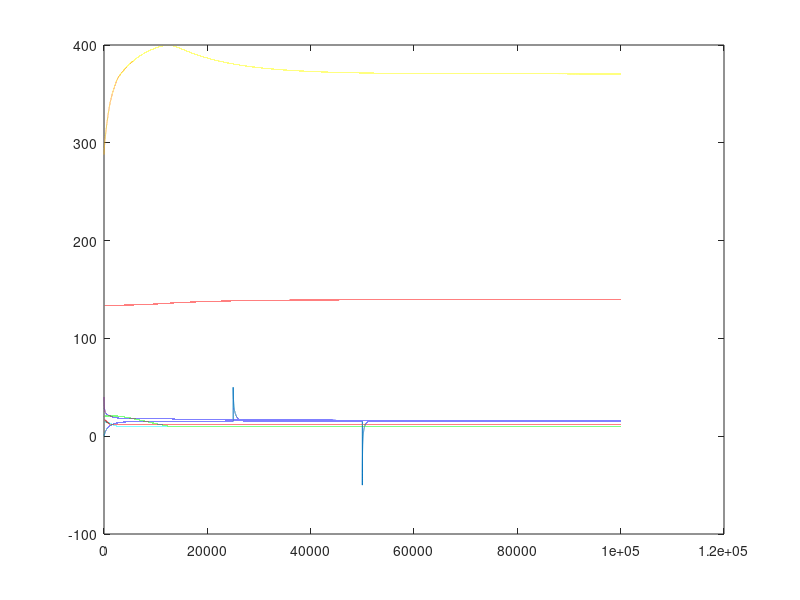

Source code (MATLAB): (Note: this script raises an error after producing the figure.)
clc,clear;

theta=0.005;

N=100000;
dt=0.001;

alpha0(1)=0;
alpha1(1)=0;
alpha2(1)=0;
alpha3(1)=0;
alpha4(1)=0;
alpha5(1)=0;
alpha6(1)=0;

beta0(1)=0;
beta1(1)=0;
beta2(1)=0;
beta3(1)=0;
beta4(1)=0;
beta5(1)=0;
beta6(1)=0;

b0=0;
b1=2;
b2=1.75;
b3=1;
b4=3.25;
b5=3;
b6=3;

c0=0.1;
c1=0.00375;
c2=0.00175;
c3=0.0625;
c4=0.008324;
c5=0.025;
c6=0.025;

Pmin1=50;
Pmin2=100;
Pmin3=15;
Pmin4=10;
Pmin5=10;
Pmin6=12;

Pmax1=200;
Pmax2=400;
Pmax3=50;
Pmax4=35;
Pmax5=30;
Pmax6=40;

P0(1)=0;
P1(1)=133.36;
P2(1)=287.98;
P3(1)=40;
P4(1)=20;
P5(1)=15;
P6(1)=17;


for i=1:N
    if i==N/4
        P0(i)=50;
    end
    if i==N/2
        P0(i)=-50;
    end
    w0(i)=b0+2*c0*P0(i);
    w1(i)=b1+2*c1*P1(i)-theta*(1/(P1(i)-Pmin1)-1/(Pmax1-P1(i)));
    w2(i)=b2+2*c2*P2(i)-theta*(1/(P2(i)-Pmin2)-1/(Pmax2-P2(i)));
    w3(i)=b3+2*c3*P3(i)-theta*(1/(P3(i)-Pmin3)-1/(Pmax3-P3(i)));
    w4(i)=b4+2*c4*P4(i)-theta*(1/(P4(i)-Pmin4)-1/(Pmax4-P4(i)));
    w5(i)=b5+2*c5*P5(i)-theta*(1/(P5(i)-Pmin5)-1/(Pmax5-P5(i)));
    w6(i)=b6+2*c6*P6(i)-theta*(1/(P6(i)-Pmin6)-1/(Pmax6-P6(i)));
    
    alpha0(i+1)=alpha0(i)+dt*(w0(i)-w1(i))'*(w0(i)-w1(i));
    alpha1(i+1)=alpha1(i)+dt*(3*w1(i)-w1(i)-w2(i)-w6(i))'*(3*w1(i)-w1(i)-w2(i)-w6(i));
    alpha2(i+1)=alpha2(i)+dt*(4*w2(i)-w1(i)-w3(i)-w5(i)-w6(i))'*(4*w2(i)-w1(i)-w3(i)-w5(i)-w6(i));
    alpha3(i+1)=alpha3(i)+dt*(3*w3(i)-w2(i)-w3(i)-w6(i))'*(3*w3(i)-w2(i)-w3(i)-w6(i));
    alpha4(i+1)=alpha4(i)+dt*(2*w4(i)-w3(i)-w5(i))'*(2*w4(i)-w3(i)-w5(i));
    alpha5(i+1)=alpha5(i)+dt*(3*w5(i)-w4(i)-w6(i)-w2(i))'*(3*w5(i)-w4(i)-w6(i)-w2(i));
    alpha6(i+1)=alpha6(i)+dt*(4*w6(i)-w1(i)-w2(i)-w3(i)-w5(i))'*(4*w6(i)-w1(i)-w2(i)-w3(i)-w5(i));
    
    beta0(i+1)=(w0(i)-w1(i))'*(w0(i)-w1(i));
    beta1(i+1)=(3*w1(i)-w1(i)-w2(i)-w6(i))'*(3*w1(i)-w1(i)-w2(i)-w6(i));
    beta2(i+1)=(4*w2(i)-w1(i)-w3(i)-w5(i)-w6(i))'*(4*w2(i)-w1(i)-w3(i)-w5(i)-w6(i));
    beta3(i+1)=(3*w3(i)-w2(i)-w4(i)-w6(i))'*(3*w3(i)-w2(i)-w4(i)-w6(i));
    beta4(i+1)=(2*w4(i)-w3(i)-w5(i))'*(2*w4(i)-w3(i)-w5(i));
    beta5(i+1)=(3*w5(i)-w4(i)-w6(i)-w2(i))'*(3*w5(i)-w4(i)-w6(i)-w2(i));
    beta6(i+1)=(4*w6(i)-w1(i)-w2(i)-w3(i)-w5(i))'*(4*w6(i)-w1(i)-w2(i)-w3(i)-w5(i));
    
    P0(i+1)=P0(i)+dt*((alpha0(i)+beta0(i))*(-1)*(w0(i)-w1(i)));
    P1(i+1)=P1(i)+dt*((alpha1(i)+beta1(i))*(-1)*(3*w1(i)-w1(i)-w2(i)-w6(i)));
    P2(i+1)=P2(i)+dt*((alpha2(i)+beta2(i))*(-1)*(4*w2(i)-w1(i)-w3(i)-w5(i)-w6(i)));
    P3(i+1)=P3(i)+dt*((alpha3(i)+beta3(i))*(-1)*(3*w3(i)-w2(i)-w4(i)-w6(i)));
    P4(i+1)=P4(i)+dt*((alpha4(i)+beta4(i))*(-1)*(2*w4(i)-w3(i)-w5(i)));
    P5(i+1)=P5(i)+dt*((alpha5(i)+beta5(i))*(-1)*(3*w5(i)-w4(i)-w6(i)-w2(i)));
    P6(i+1)=P6(i)+dt*((alpha6(i)+beta6(i))*(-1)*(4*w6(i)-w1(i)-w2(i)-w3(i)-w5(i)));
end


figure();
plot(P0);hold on;plot(P1);plot(P2);hold on;plot(P3);hold on;plot(P4);hold on;plot(P5);hold on;plot(P6);
ax = gca;
tick_scale_factor =dt;
ax.XTickLabel = ax.XTick * tick_scale_factor;

figure();
plot(alpha0);hold on;plot(alpha1);plot(alpha2);hold on;plot(alpha3);hold on;plot(alpha4);hold on;plot(alpha5);hold on;plot(alpha6);
ax = gca;
tick_scale_factor =dt;
ax.XTickLabel = ax.XTick * tick_scale_factor;

figure();
plot(beta0);hold on;plot(beta1);plot(beta2);hold on;plot(beta3);hold on;plot(beta4);hold on;plot(beta5);hold on;plot(beta6);
ax = gca;
tick_scale_factor =dt;
ax.XTickLabel = ax.XTick * tick_scale_factor;

figure();
plot(w0);hold on;plot(w1);plot(w2);hold on;plot(w3);hold on;plot(w4);hold on;plot(w5);hold on;plot(w6);
ax = gca;
tick_scale_factor =dt;
ax.XTickLabel = ax.XTick * tick_scale_factor;